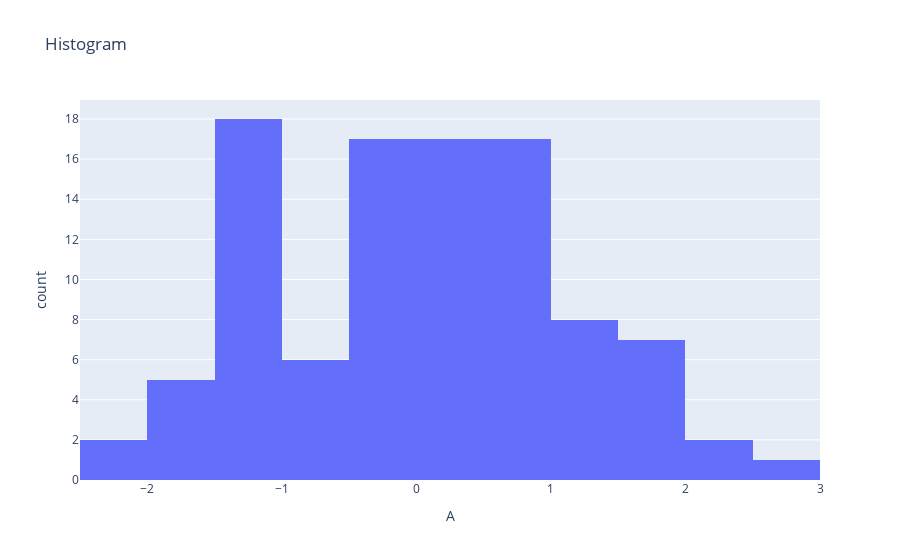

Notebook cell for this chart:
### Code cell
fig = px.histogram(df, x='A', nbins=25, title="Histogram")
fig.show()

### Figure 1 — Plotly figure (JSON) as saved in the notebook; plotly's stock layout.template omitted (floating-point values rounded to 4 significant figures)
{"data": [{"bingroup": "x", "hovertemplate": "A=%{x}<br>count=%{y}<extra></extra>", "legendgroup": "", "marker": {"color": "#636efa", "pattern": {"shape": ""}}, "name": "", "nbinsx": 25, "orientation": "v", "showlegend": false, "type": "histogram", "x": [-0.04619, -1.096, -1.357, 1.467, -1.035, -1.402, 0.3747, 1.86, -0.043, 1.547, 0.965, -0.1717, 2.215, 0.06056, -1.116, -1.031, -0.594, 0.2645, 0.5831, 0.6481, -1.346, 0.4587, 1.9, -1.21, -0.4943, 0.8543, -0.08797, 0.5907, 1.032, -2.334, -1.672, -0.3666, 0.02902, -0.5822, 0.2625, 1.521, -0.5518, -0.103, -0.2812, 0.03014, 0.6802, -0.04149, 0.8746, -2.264, 0.1446, 0.1427, 0.9716, 2.27, 0.8857, -0.4458, 1.167, 1.007, 1.586, 0.1114, -1.566, 0.6923, -1.663, -0.3402, 0.2656, -1.017, -1.424, 0.157, -0.7856, -1.399, 0.7744, 0.4682, -0.1683, 0.9133, -0.273, 0.6693, -1.394, 0.1824, -0.533, 0.9871, -1.257, 1.379, 0.5513, 0.2394, -0.02893, 1.49, -1.624, -1.019, -0.4621, 1.138, 0.9055, -0.5164, -1.531, 1.786, -1.043, 0.3375, 0.7431, 0.3376, -0.1667, -0.4975, 1.636, -1.345, 1.075, 2.674, -1.188, -1.257], "xaxis": "x", "yaxis": "y"}], "layout": {"barmode": "relative", "legend": {"tracegroupgap": 0}, "title": {"text": "Histogram"}, "xaxis": {"anchor": "y", "domain": [0, 1], "title": {"text": "A"}}, "yaxis": {"anchor": "x", "domain": [0, 1], "title": {"text": "count"}}}}
